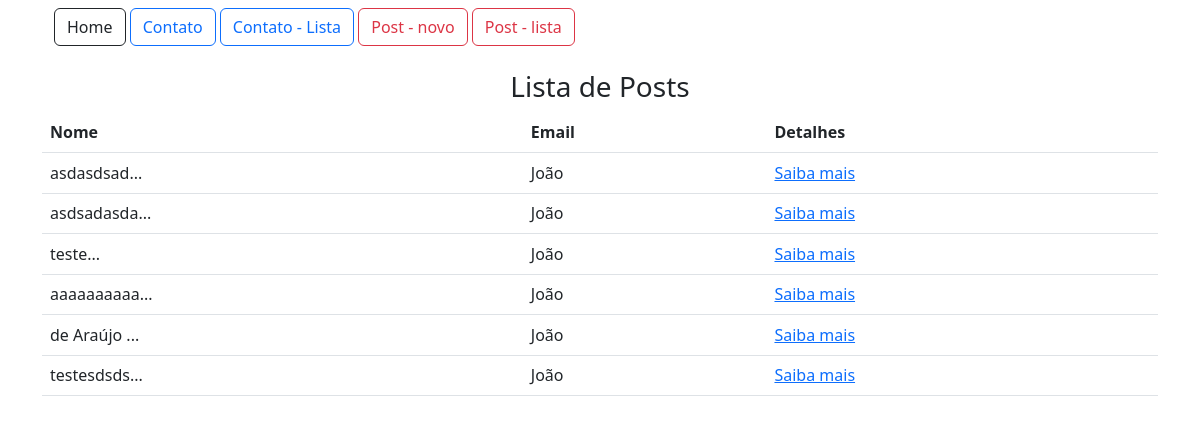
The page /post/lista/ (signed in) on the database its author committed.
### app/models.py (models this page shows)
class Post (db.Model):
    id = db.Column (db.Integer, primary_key = True)
    data_criacao = db.Column (db.DateTime, default = datetime.now())
    mensagem = db.Column (db.String, nullable = True)
    user_id = db.Column(db.Integer, db.ForeignKey('user.id'), nullable=True)
    comentarios = db.relationship('PostComentarios', backref='post', lazy=True)
    def msg_resumo(self):
        return f"{self.mensagem[:10]}..."

class User (db.Model, UserMixin):
    id = db.Column (db.Integer, primary_key = True)
    nome = db.Column (db.String, nullable = True)
    sobrenome = db.Column (db.String, nullable=True)
    email = db.Column (db.String, nullable=True)
    senha = db.Column (db.String, nullable=True)
    posts = db.relationship ('Post', backref='user', lazy=True)
    post_comentarios = db.relationship('PostComentarios', backref='user', lazy=True)

### app/view.py (the view)
@app.route('/post/lista/')
@login_required
def PostLista():
    posts = Post.query.all()
    print(current_user.posts)
    return render_template('post_lista.html', posts=posts)

### app/models.py (called while the page is built)
@login_manager.user_loader
def load_user (user_id):
    return User.query.get(user_id)

### app/templates/post_lista.html (shortened to what this page needs)
{% extends 'base.html' %}
{% block content %}
<div class="container">
  {% include 'nave.html' %}
  <div class="row mt-4 text-center">
    <h3>Lista de Posts</h3>
  </div>
  <div class="col-12">
    <table class="table">
      <thead>
        <tr>
          <th>Nome</th>
          <th>Email</th>
          <th>Detalhes</th>
        </tr>
      </thead>
      <tbody>
        {%for linha in posts%}
        <tr>
          <td>{{linha.msg_resumo()}}</td>
          <td>{{linha.user.nome}}</td>
          <td><a href="{{url_for('post_detalhes', id=linha.id)}}">Saiba mais</a></td>
        {% endfor %}
      </tbody>
    </table>
  </div>
</div>
{% endblock %}

### rows shown on the page
Post: msg_resumo "asdasdsad...", user.nome "João"
Post: msg_resumo "asdsadasda...", user.nome "João"
Post: msg_resumo "teste...", user.nome "João"
Post: msg_resumo "aaaaaaaaaa...", user.nome "João"
Post: msg_resumo "de Araújo ...", user.nome "João"
Post: msg_resumo "testesdsds...", user.nome "João"
